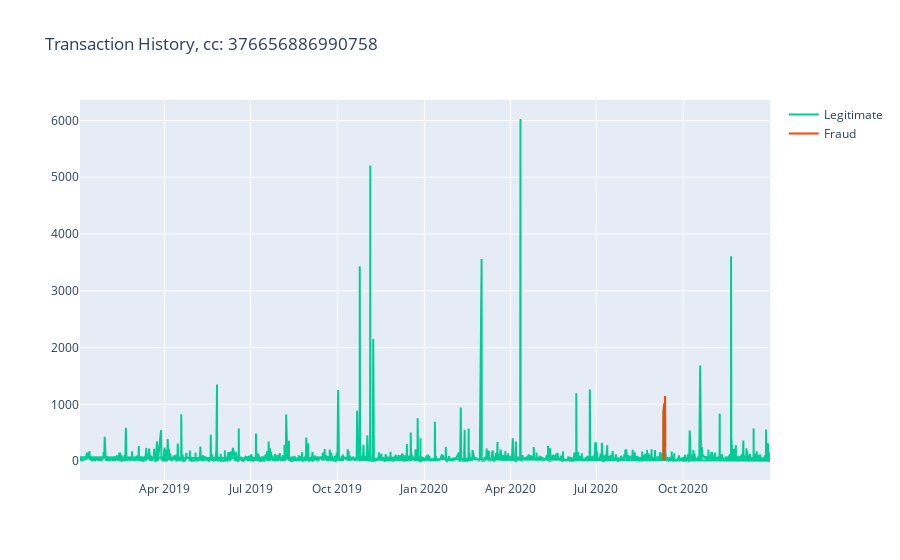

Notebook source saved alongside this figure:
### Code cell
fig = px.line(title='Transaction History, cc: 376656886990758')
fig.add_scatter(x=cust2['trans_date_trans_time'], y=cust2['amt'], mode='lines', name='Legitimate', line=dict(color='#00cc96'))
fig.add_scatter(x=cust2fraud['trans_date_trans_time'], y=cust2fraud['amt'], mode='lines', name='Fraud', line=dict(color='orangered'))

fig.show()

### Figure 1 — Plotly figure (JSON) as saved in the notebook; plotly's stock layout.template omitted (floating-point values rounded to 4 significant figures; data arrays with more than 128 entries replaced by an {"elided": "..."} marker saying what was removed)
{"data": [{"hovertemplate": "<extra></extra>", "legendgroup": "", "line": {"color": "#636efa", "dash": "solid"}, "marker": {"symbol": "circle"}, "mode": "lines", "name": "", "orientation": "v", "showlegend": false, "type": "scatter", "xaxis": "x", "yaxis": "y"}, {"line": {"color": "#00cc96"}, "mode": "lines", "name": "Legitimate", "type": "scatter", "visible": true, "x": {"elided": "2198 str values"}, "y": {"elided": "2198 float values"}}, {"line": {"color": "orangered"}, "mode": "lines", "name": "Fraud", "type": "scatter", "x": ["2020-09-10T01:14:09", "2020-09-10T02:45:27", "2020-09-10T02:59:08", "2020-09-10T21:25:20", "2020-09-10T22:23:17", "2020-09-11T00:28:02", "2020-09-11T01:13:10", "2020-09-11T02:47:49", "2020-09-11T03:11:39", "2020-09-11T04:20:27", "2020-09-11T20:14:39", "2020-09-11T22:17:45"], "y": [801.7, 11.7, 869.3, 1013.0, 788.0, 13.32, 314.6, 292.4, 803.7, 312.4, 1144.0, 237.4]}], "layout": {"autosize": true, "legend": {"tracegroupgap": 0}, "title": {"text": "Transaction History, cc: 376656886990758"}, "xaxis": {"anchor": "y", "autorange": true, "domain": [0, 1], "range": ["2019-01-01 11:26:05", "2020-12-31 20:56:21"], "type": "date"}, "yaxis": {"anchor": "x", "autorange": true, "domain": [0, 1], "range": [-333.8, 6362.0], "type": "linear"}}}
